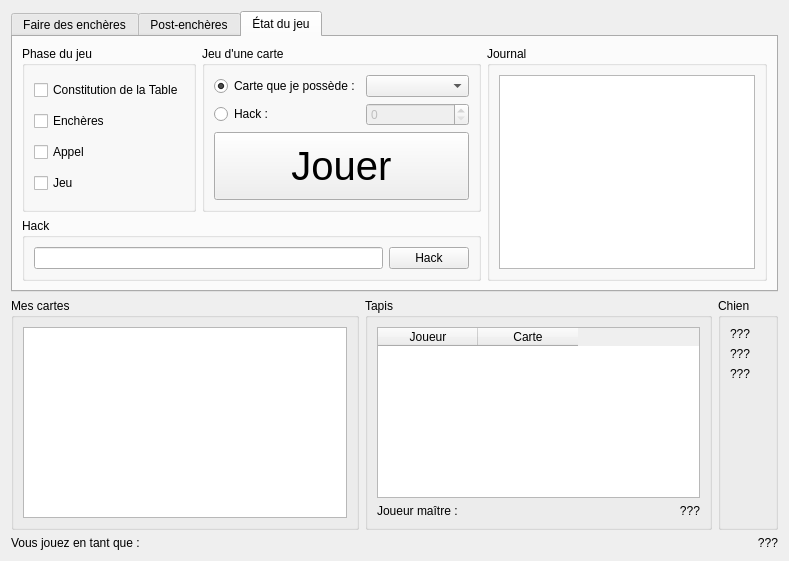
<?xml version="1.0" encoding="UTF-8"?>
<ui version="4.0">
 <class>ClientGraphique</class>
 <widget class="QWidget" name="ClientGraphique">
  <property name="geometry">
   <rect>
    <x>0</x>
    <y>0</y>
    <width>789</width>
    <height>561</height>
   </rect>
  </property>
  <property name="windowTitle">
   <string>Tarot Virtuel</string>
  </property>
  <layout class="QVBoxLayout" name="verticalLayout">
   <item>
    <widget class="QTabWidget" name="onglets">
     <property name="sizePolicy">
      <sizepolicy hsizetype="Expanding" vsizetype="Minimum">
       <horstretch>0</horstretch>
       <verstretch>0</verstretch>
      </sizepolicy>
     </property>
     <property name="tabShape">
      <enum>QTabWidget::Rounded</enum>
     </property>
     <property name="currentIndex">
      <number>2</number>
     </property>
     <widget class="QWidget" name="encheres">
      <attribute name="title">
       <string>Faire des enchères</string>
      </attribute>
      <layout class="QVBoxLayout" name="verticalLayout_4">
       <item>
        <widget class="QGroupBox" name="groupe_enchere">
         <property name="title">
          <string>Choisissez votre enchère</string>
         </property>
         <layout class="QGridLayout" name="gridLayout_2">
          <item row="2" column="1">
           <widget class="QRadioButton" name="bouton_garde">
            <property name="sizePolicy">
             <sizepolicy hsizetype="Minimum" vsizetype="Expanding">
              <horstretch>0</horstretch>
              <verstretch>0</verstretch>
             </sizepolicy>
            </property>
            <property name="text">
             <string>Garde</string>
            </property>
           </widget>
          </item>
          <item row="1" column="0">
           <spacer name="pousseur_2">
            <property name="orientation">
             <enum>Qt::Horizontal</enum>
            </property>
            <property name="sizeHint" stdset="0">
             <size>
              <width>40</width>
              <height>20</height>
             </size>
            </property>
           </spacer>
          </item>
          <item row="1" column="2" colspan="2">
           <widget class="QRadioButton" name="bouton_garde_contre">
            <property name="sizePolicy">
             <sizepolicy hsizetype="Minimum" vsizetype="Expanding">
              <horstretch>0</horstretch>
              <verstretch>0</verstretch>
             </sizepolicy>
            </property>
            <property name="text">
             <string>Garde Contre</string>
            </property>
           </widget>
          </item>
          <item row="0" column="1">
           <widget class="QRadioButton" name="bouton_passe">
            <property name="sizePolicy">
             <sizepolicy hsizetype="Minimum" vsizetype="Expanding">
              <horstretch>0</horstretch>
              <verstretch>0</verstretch>
             </sizepolicy>
            </property>
            <property name="text">
             <string>Passe</string>
            </property>
            <property name="checked">
             <bool>true</bool>
            </property>
           </widget>
          </item>
          <item row="2" column="3">
           <widget class="QSpinBox" name="selection_enchere">
            <property name="enabled">
             <bool>false</bool>
            </property>
            <property name="sizePolicy">
             <sizepolicy hsizetype="Minimum" vsizetype="Fixed">
              <horstretch>0</horstretch>
              <verstretch>0</verstretch>
             </sizepolicy>
            </property>
           </widget>
          </item>
          <item row="2" column="2">
           <widget class="QRadioButton" name="bouton_hack_enchere">
            <property name="sizePolicy">
             <sizepolicy hsizetype="Minimum" vsizetype="Expanding">
              <horstretch>0</horstretch>
              <verstretch>0</verstretch>
             </sizepolicy>
            </property>
            <property name="text">
             <string>Hack : </string>
            </property>
           </widget>
          </item>
          <item row="1" column="1">
           <widget class="QRadioButton" name="bouton_prise">
            <property name="sizePolicy">
             <sizepolicy hsizetype="Minimum" vsizetype="Expanding">
              <horstretch>0</horstretch>
              <verstretch>0</verstretch>
             </sizepolicy>
            </property>
            <property name="text">
             <string>Prise</string>
            </property>
           </widget>
          </item>
          <item row="0" column="4">
           <spacer name="pousseur_1">
            <property name="orientation">
             <enum>Qt::Horizontal</enum>
            </property>
            <property name="sizeHint" stdset="0">
             <size>
              <width>40</width>
              <height>20</height>
             </size>
            </property>
           </spacer>
          </item>
          <item row="0" column="2" colspan="2">
           <widget class="QRadioButton" name="bouton_garde_sans">
            <property name="sizePolicy">
             <sizepolicy hsizetype="Minimum" vsizetype="Expanding">
              <horstretch>0</horstretch>
              <verstretch>0</verstretch>
             </sizepolicy>
            </property>
            <property name="text">
             <string>Garde Sans</string>
            </property>
           </widget>
          </item>
         </layout>
        </widget>
       </item>
       <item>
        <widget class="QPushButton" name="bouton_enchere">
         <property name="sizePolicy">
          <sizepolicy hsizetype="Minimum" vsizetype="Expanding">
           <horstretch>0</horstretch>
           <verstretch>0</verstretch>
          </sizepolicy>
         </property>
         <property name="font">
          <font>
           <pointsize>30</pointsize>
          </font>
         </property>
         <property name="text">
          <string>Faire cette enchère</string>
         </property>
        </widget>
       </item>
      </layout>
     </widget>
     <widget class="QWidget" name="appel">
      <attribute name="title">
       <string>Post-enchères</string>
      </attribute>
      <layout class="QVBoxLayout" name="verticalLayout_6">
       <item>
        <layout class="QHBoxLayout" name="horizontalLayout_4">
         <item>
          <widget class="QLabel" name="label_4">
           <property name="text">
            <string>Appelez une carte :</string>
           </property>
          </widget>
         </item>
         <item>
          <widget class="SelecteurCarte" name="selecteur_appel">
           <property name="sizePolicy">
            <sizepolicy hsizetype="Expanding" vsizetype="Expanding">
             <horstretch>0</horstretch>
             <verstretch>0</verstretch>
            </sizepolicy>
           </property>
          </widget>
         </item>
        </layout>
       </item>
       <item>
        <widget class="QPushButton" name="bouton_appel">
         <property name="sizePolicy">
          <sizepolicy hsizetype="Minimum" vsizetype="Expanding">
           <horstretch>0</horstretch>
           <verstretch>0</verstretch>
          </sizepolicy>
         </property>
         <property name="font">
          <font>
           <pointsize>30</pointsize>
          </font>
         </property>
         <property name="text">
          <string>Appeler cette carte</string>
         </property>
        </widget>
       </item>
       <item>
        <layout class="QHBoxLayout" name="horizontalLayout">
         <item>
          <widget class="SelecteurCarte" name="ecart_1">
           <property name="sizePolicy">
            <sizepolicy hsizetype="Preferred" vsizetype="Expanding">
             <horstretch>0</horstretch>
             <verstretch>0</verstretch>
            </sizepolicy>
           </property>
          </widget>
         </item>
         <item>
          <widget class="SelecteurCarte" name="ecart_2">
           <property name="sizePolicy">
            <sizepolicy hsizetype="Preferred" vsizetype="Expanding">
             <horstretch>0</horstretch>
             <verstretch>0</verstretch>
            </sizepolicy>
           </property>
          </widget>
         </item>
         <item>
          <widget class="SelecteurCarte" name="ecart_3">
           <property name="sizePolicy">
            <sizepolicy hsizetype="Preferred" vsizetype="Expanding">
             <horstretch>0</horstretch>
             <verstretch>0</verstretch>
            </sizepolicy>
           </property>
          </widget>
         </item>
        </layout>
       </item>
       <item>
        <widget class="QPushButton" name="bouton_ecart">
         <property name="sizePolicy">
          <sizepolicy hsizetype="Minimum" vsizetype="Expanding">
           <horstretch>0</horstretch>
           <verstretch>0</verstretch>
          </sizepolicy>
         </property>
         <property name="font">
          <font>
           <pointsize>30</pointsize>
          </font>
         </property>
         <property name="text">
          <string>Écarter ces cartes</string>
         </property>
        </widget>
       </item>
      </layout>
     </widget>
     <widget class="QWidget" name="jeu">
      <attribute name="title">
       <string>État du jeu</string>
      </attribute>
      <layout class="QGridLayout" name="gridLayout_4">
       <item row="0" column="0">
        <widget class="QGroupBox" name="groupBox_5">
         <property name="sizePolicy">
          <sizepolicy hsizetype="Minimum" vsizetype="Preferred">
           <horstretch>0</horstretch>
           <verstretch>0</verstretch>
          </sizepolicy>
         </property>
         <property name="title">
          <string>Phase du jeu</string>
         </property>
         <layout class="QVBoxLayout" name="verticalLayout_5">
          <item>
           <widget class="QCheckBox" name="cb_constitution_table">
            <property name="text">
             <string>Constitution de la Table</string>
            </property>
            <property name="checkable">
             <bool>true</bool>
            </property>
           </widget>
          </item>
          <item>
           <widget class="QCheckBox" name="cb_encheres">
            <property name="text">
             <string>Enchères</string>
            </property>
            <property name="checkable">
             <bool>true</bool>
            </property>
           </widget>
          </item>
          <item>
           <widget class="QCheckBox" name="cb_appel">
            <property name="text">
             <string>Appel</string>
            </property>
            <property name="checkable">
             <bool>true</bool>
            </property>
           </widget>
          </item>
          <item>
           <widget class="QCheckBox" name="cb_jeu">
            <property name="text">
             <string>Jeu</string>
            </property>
            <property name="checkable">
             <bool>true</bool>
            </property>
           </widget>
          </item>
         </layout>
        </widget>
       </item>
       <item row="0" column="1">
        <widget class="QGroupBox" name="groupBox_6">
         <property name="sizePolicy">
          <sizepolicy hsizetype="Expanding" vsizetype="Preferred">
           <horstretch>0</horstretch>
           <verstretch>0</verstretch>
          </sizepolicy>
         </property>
         <property name="title">
          <string>Jeu d'une carte</string>
         </property>
         <layout class="QGridLayout" name="gridLayout_3">
          <item row="1" column="0">
           <widget class="QRadioButton" name="bouton_hack_jeu">
            <property name="text">
             <string>Hack :</string>
            </property>
           </widget>
          </item>
          <item row="1" column="1">
           <widget class="QSpinBox" name="carte_hack">
            <property name="enabled">
             <bool>false</bool>
            </property>
            <property name="sizePolicy">
             <sizepolicy hsizetype="Expanding" vsizetype="Fixed">
              <horstretch>0</horstretch>
              <verstretch>0</verstretch>
             </sizepolicy>
            </property>
           </widget>
          </item>
          <item row="0" column="0">
           <widget class="QRadioButton" name="bouton_possede">
            <property name="text">
             <string>Carte que je possède :</string>
            </property>
            <property name="checked">
             <bool>true</bool>
            </property>
           </widget>
          </item>
          <item row="0" column="1">
           <widget class="SelecteurCarte" name="cartes_jouables">
            <property name="sizePolicy">
             <sizepolicy hsizetype="Expanding" vsizetype="Fixed">
              <horstretch>0</horstretch>
              <verstretch>0</verstretch>
             </sizepolicy>
            </property>
           </widget>
          </item>
          <item row="2" column="0" colspan="2">
           <widget class="QPushButton" name="bouton_requete">
            <property name="sizePolicy">
             <sizepolicy hsizetype="Minimum" vsizetype="Expanding">
              <horstretch>0</horstretch>
              <verstretch>0</verstretch>
             </sizepolicy>
            </property>
            <property name="font">
             <font>
              <pointsize>30</pointsize>
             </font>
            </property>
            <property name="text">
             <string>Jouer</string>
            </property>
           </widget>
          </item>
         </layout>
        </widget>
       </item>
       <item row="1" column="0" colspan="2">
        <widget class="QGroupBox" name="groupBox_8">
         <property name="title">
          <string>Hack</string>
         </property>
         <layout class="QGridLayout" name="gridLayout_5">
          <item row="0" column="0">
           <widget class="QLineEdit" name="selection_hack">
            <property name="toolTip">
             <string>Le code de votre paquet en hexadécimal (pensez à ajouter la taille sur 1 octet)</string>
            </property>
            <property name="text">
             <string/>
            </property>
           </widget>
          </item>
          <item row="0" column="1">
           <widget class="QPushButton" name="bouton_envoyer">
            <property name="text">
             <string>Hack</string>
            </property>
           </widget>
          </item>
         </layout>
        </widget>
       </item>
       <item row="0" column="2" rowspan="2">
        <widget class="QGroupBox" name="groupBox_7">
         <property name="title">
          <string>Journal</string>
         </property>
         <layout class="QVBoxLayout" name="verticalLayout_7">
          <item>
           <widget class="Journal" name="journal"/>
          </item>
         </layout>
        </widget>
       </item>
      </layout>
     </widget>
    </widget>
   </item>
   <item>
    <layout class="QHBoxLayout" name="layout_principal">
     <item>
      <widget class="QGroupBox" name="groupe_mes_cartes">
       <property name="sizePolicy">
        <sizepolicy hsizetype="Preferred" vsizetype="Expanding">
         <horstretch>0</horstretch>
         <verstretch>0</verstretch>
        </sizepolicy>
       </property>
       <property name="title">
        <string>Mes cartes</string>
       </property>
       <layout class="QGridLayout" name="gridLayout">
        <item row="0" column="0">
         <widget class="ListeCartes" name="mes_cartes"/>
        </item>
       </layout>
      </widget>
     </item>
     <item>
      <widget class="QGroupBox" name="groupe_tapis">
       <property name="title">
        <string>Tapis</string>
       </property>
       <layout class="QVBoxLayout" name="verticalLayout_2">
        <item>
         <widget class="AfficheurTapis" name="tapis">
          <property name="editTriggers">
           <set>QAbstractItemView::NoEditTriggers</set>
          </property>
          <column>
           <property name="text">
            <string>Joueur</string>
           </property>
          </column>
          <column>
           <property name="text">
            <string>Carte</string>
           </property>
          </column>
         </widget>
        </item>
        <item>
         <layout class="QHBoxLayout" name="layout_maitre">
          <item>
           <widget class="QLabel" name="label_maitre">
            <property name="text">
             <string>Joueur maître :</string>
            </property>
           </widget>
          </item>
          <item>
           <widget class="LabelNom" name="nom_maitre">
            <property name="text">
             <string>???</string>
            </property>
            <property name="alignment">
             <set>Qt::AlignRight|Qt::AlignTrailing|Qt::AlignVCenter</set>
            </property>
           </widget>
          </item>
         </layout>
        </item>
       </layout>
      </widget>
     </item>
     <item>
      <widget class="QGroupBox" name="groupe_chien">
       <property name="title">
        <string>Chien</string>
       </property>
       <layout class="QVBoxLayout" name="verticalLayout_3">
        <item>
         <widget class="QLabel" name="chien_1">
          <property name="text">
           <string>???</string>
          </property>
         </widget>
        </item>
        <item>
         <widget class="QLabel" name="chien_2">
          <property name="text">
           <string>???</string>
          </property>
         </widget>
        </item>
        <item>
         <widget class="QLabel" name="chien_3">
          <property name="text">
           <string>???</string>
          </property>
         </widget>
        </item>
        <item>
         <spacer name="verticalSpacer">
          <property name="orientation">
           <enum>Qt::Vertical</enum>
          </property>
          <property name="sizeHint" stdset="0">
           <size>
            <width>20</width>
            <height>40</height>
           </size>
          </property>
         </spacer>
        </item>
       </layout>
      </widget>
     </item>
    </layout>
   </item>
   <item>
    <layout class="QHBoxLayout" name="layout_moi">
     <item>
      <widget class="QLabel" name="label_moi">
       <property name="text">
        <string>Vous jouez en tant que : </string>
       </property>
      </widget>
     </item>
     <item>
      <widget class="LabelNom" name="nom_joueur">
       <property name="text">
        <string>???</string>
       </property>
       <property name="alignment">
        <set>Qt::AlignRight|Qt::AlignTrailing|Qt::AlignVCenter</set>
       </property>
      </widget>
     </item>
    </layout>
   </item>
  </layout>
 </widget>
 <customwidgets>
  <customwidget>
   <class>LabelNom</class>
   <extends>QLabel</extends>
   <header>label_nom.hpp</header>
  </customwidget>
  <customwidget>
   <class>Journal</class>
   <extends>QTextBrowser</extends>
   <header>journal.hpp</header>
  </customwidget>
  <customwidget>
   <class>AfficheurTapis</class>
   <extends>QTableWidget</extends>
   <header>afficheur_tapis.hpp</header>
  </customwidget>
  <customwidget>
   <class>ListeCartes</class>
   <extends>QTextBrowser</extends>
   <header>liste_cartes.hpp</header>
  </customwidget>
  <customwidget>
   <class>SelecteurCarte</class>
   <extends>QComboBox</extends>
   <header>selecteur_carte.hpp</header>
  </customwidget>
 </customwidgets>
 <resources/>
 <connections>
  <connection>
   <sender>bouton_hack_enchere</sender>
   <signal>toggled(bool)</signal>
   <receiver>selection_enchere</receiver>
   <slot>setEnabled(bool)</slot>
   <hints>
    <hint type="sourcelabel">
     <x>345</x>
     <y>135</y>
    </hint>
    <hint type="destinationlabel">
     <x>380</x>
     <y>136</y>
    </hint>
   </hints>
  </connection>
  <connection>
   <sender>cb_constitution_table</sender>
   <signal>clicked()</signal>
   <receiver>cb_constitution_table</receiver>
   <slot>toggle()</slot>
   <hints>
    <hint type="sourcelabel">
     <x>101</x>
     <y>77</y>
    </hint>
    <hint type="destinationlabel">
     <x>161</x>
     <y>79</y>
    </hint>
   </hints>
  </connection>
  <connection>
   <sender>cb_encheres</sender>
   <signal>clicked()</signal>
   <receiver>cb_encheres</receiver>
   <slot>toggle()</slot>
   <hints>
    <hint type="sourcelabel">
     <x>134</x>
     <y>110</y>
    </hint>
    <hint type="destinationlabel">
     <x>202</x>
     <y>104</y>
    </hint>
   </hints>
  </connection>
  <connection>
   <sender>cb_appel</sender>
   <signal>clicked()</signal>
   <receiver>cb_appel</receiver>
   <slot>toggle()</slot>
   <hints>
    <hint type="sourcelabel">
     <x>202</x>
     <y>137</y>
    </hint>
    <hint type="destinationlabel">
     <x>202</x>
     <y>137</y>
    </hint>
   </hints>
  </connection>
  <connection>
   <sender>cb_jeu</sender>
   <signal>clicked()</signal>
   <receiver>cb_jeu</receiver>
   <slot>toggle()</slot>
   <hints>
    <hint type="sourcelabel">
     <x>202</x>
     <y>160</y>
    </hint>
    <hint type="destinationlabel">
     <x>202</x>
     <y>162</y>
    </hint>
   </hints>
  </connection>
  <connection>
   <sender>bouton_possede</sender>
   <signal>toggled(bool)</signal>
   <receiver>cartes_jouables</receiver>
   <slot>setEnabled(bool)</slot>
   <hints>
    <hint type="sourcelabel">
     <x>350</x>
     <y>105</y>
    </hint>
    <hint type="destinationlabel">
     <x>425</x>
     <y>103</y>
    </hint>
   </hints>
  </connection>
  <connection>
   <sender>bouton_hack_jeu</sender>
   <signal>toggled(bool)</signal>
   <receiver>carte_hack</receiver>
   <slot>setEnabled(bool)</slot>
   <hints>
    <hint type="sourcelabel">
     <x>382</x>
     <y>144</y>
    </hint>
    <hint type="destinationlabel">
     <x>422</x>
     <y>148</y>
    </hint>
   </hints>
  </connection>
 </connections>
</ui>
